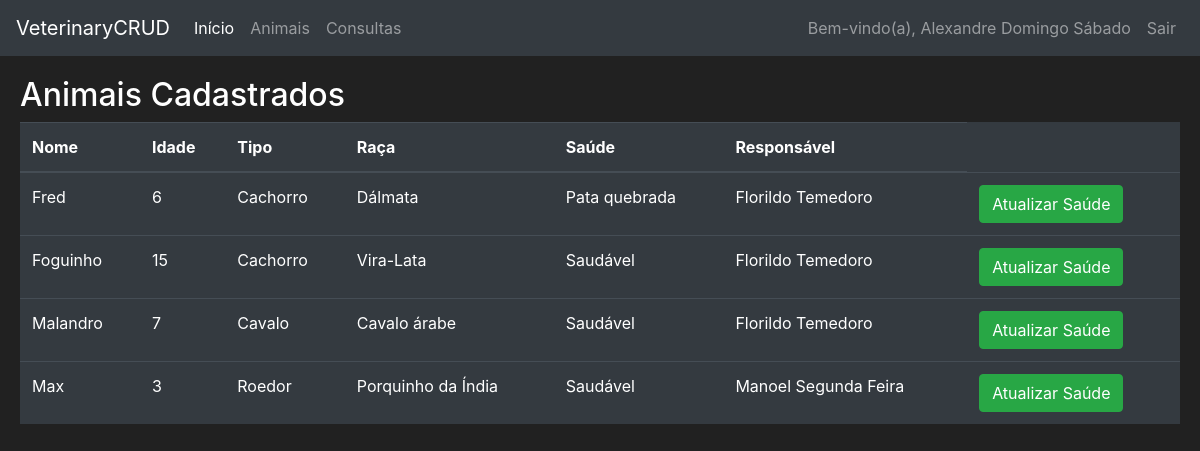
The app's page /animals (signed in) with its own data.
### veterinary/models.py (models this page shows, shortened)
class User(db.Model, UserMixin):
    __tablename__ = 'user'
    login = db.Column(db.String(length=10), primary_key=True)
    name = db.Column(db.String(length=50), nullable=False, unique=True)
    cpf = db.Column(db.String(length=11), nullable=False, unique=True)
    password_hash = db.Column(db.String(length=60), nullable=False)
    user_type = db.Column(db.String(length=50), nullable=False)
    __mapper_args__ = {
        'polymorphic_identity':'user',
        'polymorphic_on':user_type
    }
    @property
    def password(self):
        return self.password
    def is_client(self):
        return self.user_type == 'client'
    def is_veterinarian(self):
        return self.user_type == 'veterinarian'

class Animal(db.Model):
    id = db.Column(db.Integer(), primary_key=True)
    name = db.Column(db.String(length=20), nullable=False)
    age = db.Column(db.Integer(), nullable=False)
    type = db.Column(db.String(length=15), nullable=False)
    race = db.Column(db.String(length=20), nullable=False)
    health = db.Column(db.String(length=30), nullable=False)
    client_login = db.Column(db.String(length=10), db.ForeignKey('user.login'), nullable=False)
    consultations = db.relationship('Consultation', backref='animal', lazy=True)
    def get_owner(self):
        return Client.query.filter_by(login=self.client_login).first()

### veterinary/routes.py (the view, shortened to what this page needs)
@app.route('/animals', methods=['GET', 'POST'])
@login_required
def animals_page():
    update_animal_form = RegisterAnimalForm()
    register_animal_form = RegisterAnimalForm()
    delete_animal_form = ConfirmForm()
    update_health_form = UpdateHealthForm()
    if request.method == "GET":
        if current_user.is_client():
            animals = Animal.query.filter_by(client_login=current_user.login)
        elif current_user.is_veterinarian():
            animals = Animal.query.all()
        return render_template('animals.html',
                               animals=animals,
                               update_animal_form=update_animal_form,
                               register_animal_form=register_animal_form,
                               delete_animal_form=delete_animal_form,
                               update_health_form=update_health_form,
                               User=User)

### veterinary/forms.py (called while the page is built)
    def insert_default(self, animal):
        self.name.default = animal.name
        self.age.default = animal.age
        self.type.default = animal.type
        self.race.default = animal.race

### veterinary/models.py (called while the page is built)
@login_manager.user_loader
def load_user(user_login):
    return User.query.get(user_login)

### veterinary/templates/animals.html (shortened to what this page needs)
{% extends 'base.html' %}
{% block content %}
<div class="row" style="margin-top:20px; margin-left:20px; margin-right:20px">
    <h2>Animais Cadastrados</h2>
    <br>
    <table class="table table-hover table-dark">
        <thead>
            <tr>
                <th scope="col">Nome</th>
                <th scope="col">Idade</th>
                <th scope="col">Tipo</th>
                <th scope="col">Raça</th>
                <th scope="col">Saúde</th>
                {% if current_user.is_veterinarian() %}
                    <th scope="col">Responsável</th>
                {% endif %}
            </tr>
        </thead>
        <tbody>
        {% for animal in animals %}
        <tr>
            <td>{{ animal.name }}</td>
            <td>{{ animal.age }}</td>
            <td>{{ animal.type }}</td>
            <td>{{ animal.race }}</td>
            <td>{{ animal.health }}</td>
            {% if current_user.is_veterinarian() %}
                <td>{{ animal.get_owner().name  }}</td>
            {% endif %}
            <td>
                {% if current_user.is_client() %}
                    <button class="btn btn-outline btn-success" data-toggle="modal"
                            data-target="#Modal-UpdateInfo-{{ animal.id }}">Atualizar Informações
                    </button>
                    <button class="btn btn-outline btn-danger" data-toggle="modal"
                            data-target="#Modal-DeleteAnimal-{{ animal.id }}">Remover Animal
                    </button>
                {% else %}
                    <button class="btn btn-outline btn-success" data-toggle="modal"
                            data-target="#Modal-UpdateHealth-{{ animal.id }}">Atualizar Saúde
                    </button>
                {% endif %}
            </td>
        </tr>
        {% endfor %}
        </tbody>
    </table>
</div>
{% endblock %}

### veterinary/templates/base.html (shortened to what this page needs)
<!doctype html>
<html lang="en">
   <head>
      <link rel="stylesheet" href="https://cdn.jsdelivr.net/npm/bootstrap@4.5.3/dist/css/bootstrap.min.css">
   </head>
   <body>
    <nav class="navbar navbar-expand-md navbar-dark bg-dark">
      <a class="navbar-brand" href="#">VeterinaryCRUD</a>
      <div class="collapse navbar-collapse" id="navbarNav">
        <ul class="navbar-nav mr-auto">
            <li class="nav-item active">
                <a class="nav-link" href="{{ url_for('home_page') }}">Início <span class="sr-only">(current)</span></a>
            </li>
            {% if current_user.is_authenticated %}
                <li class="nav-item">
                    <a class="nav-link" href="{{ url_for('animals_page') }}">Animais</a>
                </li>
                <li class="nav-item">
                    <a class="nav-link" href="{{ url_for('consultations_page') }}">Consultas</a>
                </li>
            {% endif %}
        </ul>
        <ul class="navbar-nav">
            {% if current_user.is_authenticated %}
            <li class="nav-item">
                <a class="nav-link">Bem-vindo(a), {{ current_user.name }}</a>
            </li>
            <li class="nav-item">
                <a class="nav-link" href="{{ url_for('logout_page') }}">Sair</a>
            </li>
            {% endif %}
        </ul>
      </div>
    </nav>
      {% block content %}
      {% endblock %}
   </body>
</html>

### veterinary/templates/base.html (style rules this page uses)
body { background-color: #212121; color: white }

### records on screen
User: name "Alexandre Domingo Sábado"
Animal: name "Fred", age "6", type "Cachorro", race "Dálmata", health "Pata quebrada", get_owner "Florildo Temedoro"
Animal: name "Foguinho", age "15", type "Cachorro", race "Vira-Lata", health "Saudável", get_owner "Florildo Temedoro"
Animal: name "Malandro", age "7", type "Cavalo", race "Cavalo árabe", health "Saudável", get_owner "Florildo Temedoro"
Animal: name "Max", age "3", type "Roedor", race "Porquinho da Índia", health "Saudável", get_owner "Manoel Segunda Feira"
